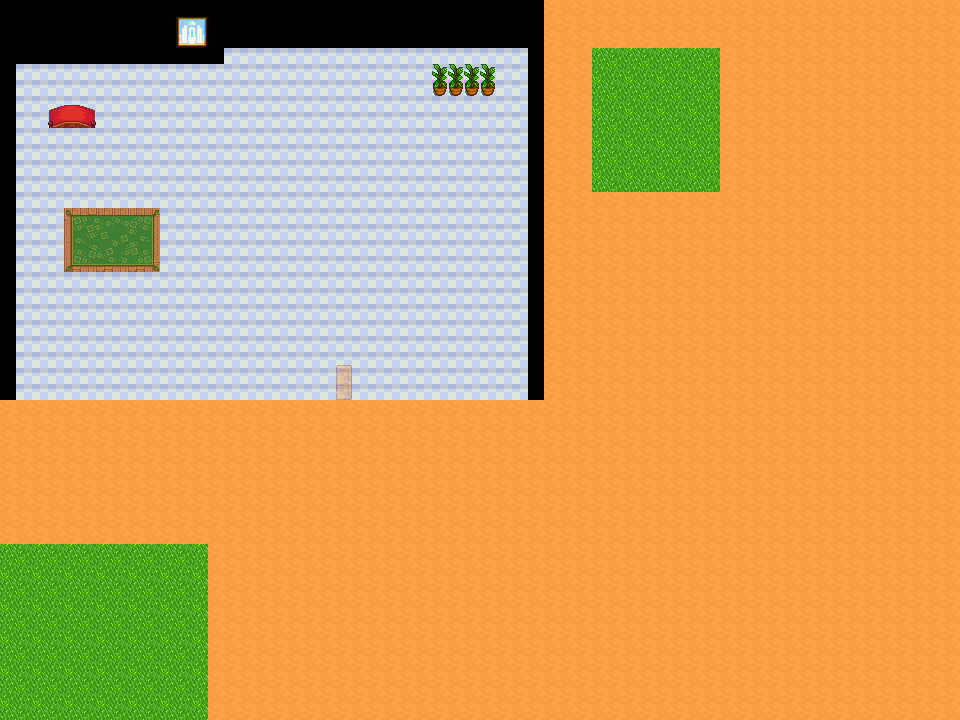

A 2D game scene composited from a Tiled map and its tileset images. What follows is a short description and the map's XML, with each tile layer's data collapsed to a summary:
An orthogonal 60x45 tile map with 16x16 px tiles, 2 tile layers (Path, Front), 1 hidden layer not drawn, 3 tilesets and 1 object.

<map version="1.10" tiledversion="1.11.0" orientation="orthogonal" renderorder="right-down" width="60" height="45" tilewidth="16" tileheight="16" infinite="0" nextlayerid="5" nextobjectid="2">
 <tileset firstgid="1" name="walls_and_floors" tilewidth="16" tileheight="16" tilecount="688" columns="16">
  <image source="walls_and_floors.png" width="256" height="688" />
 </tileset>
 <tileset firstgid="689" name="furniture" tilewidth="16" tileheight="16" tilecount="2976" columns="32">
  <image source="furniture.png" width="512" height="1488" />
 </tileset>
 <tileset firstgid="3665" name="townInterior" tilewidth="16" tileheight="16" tilecount="2176" columns="32">
  <image source="townInterior.png" width="512" height="1088" />
 </tileset>
 <layer id="2" name="Path" width="60" height="45">
  <data>[2700 cells, 2541 non-empty, 9 distinct tile ids]</data>
 </layer>
 <layer id="1" name="BackGround" width="60" height="45" visible="0">
  <properties>
   <property name="collidable" type="bool" value="true" />
  </properties>
  <data>[2700 cells, 384 non-empty, 39 distinct tile ids]</data>
 </layer>
 <layer id="3" name="Front" width="60" height="45">
  <data>[2700 cells, 45 non-empty, 39 distinct tile ids]</data>
 </layer>
 <objectgroup id="4" name="Objects">
  <object id="1" x="398" y="594" />
 </objectgroup>
</map>
